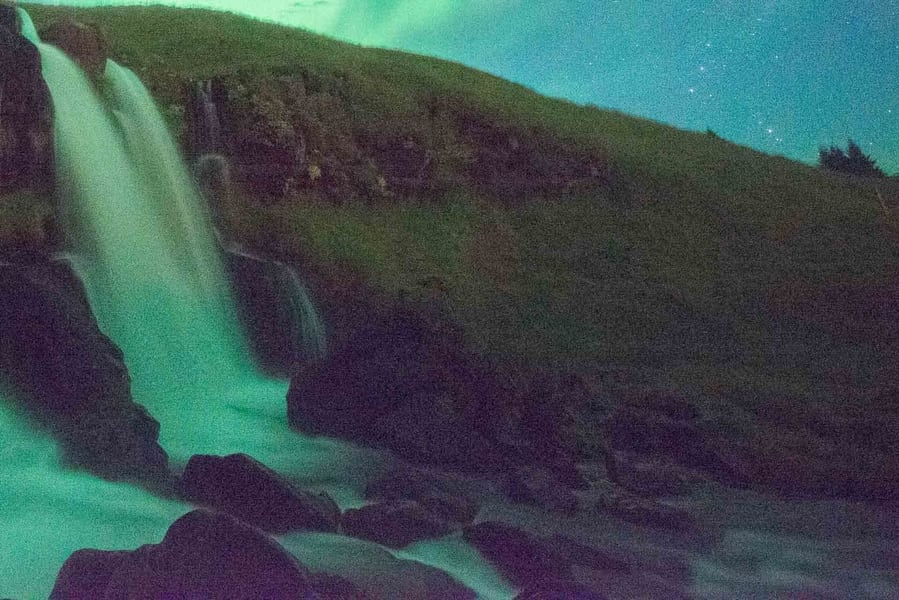
#> input picture exercise/5/original_RGB_image.jpg, 899 x 600 px
$ python '1_avg filter.py'
#> lines starting #> are read from the running program, lines starting #| are printed output that depends on the picture
import cv2
import numpy as np
import matplotlib.pyplot as plt


def mean_filter(image, kernel_size):
    return cv2.blur(image, (kernel_size, kernel_size))


def main():
    # 读取彩色图片
    color_img = cv2.imread('original_RGB_image.jpg')
#> color_img is the input picture: shape (600, 899, 3); mean B, G, R 81.5, 79.7, 61.3

    # 读取灰度图片
    gray_img = cv2.imread('original_grey_image.jpg', cv2.IMREAD_GRAYSCALE)
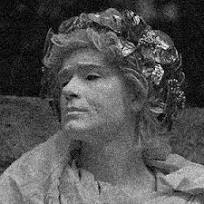
#> input picture exercise/5/original_grey_image.jpg, 204 x 204 px
#> gray_img is the input picture: shape (204, 204); min 0, max 255, mean 81.3

    # 对彩色图片进行3x3和5x5均值滤波
    color_filtered_3x3 = mean_filter(color_img, 3)
    color_filtered_5x5 = mean_filter(color_img, 5)

    # 对灰度图片进行3x3和5x5均值滤波
    gray_filtered_3x3 = mean_filter(gray_img, 3)
#> call 3 of mean_filter, with kernel_size = 3
#> in mean_filter (call 3), `return cv2.blur(image, (kernel_size, kernel_size))`:
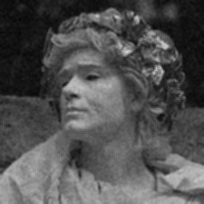
#> returned value: shape (204, 204); min 8, max 211, mean 81.3
    gray_filtered_5x5 = mean_filter(gray_img, 5)

    # 展示和保存彩色图片处理结果
    fig, axes = plt.subplots(2, 2, figsize=(10, 10))

    # 彩色图片对比
    axes[0, 0].imshow(cv2.cvtColor(color_img, cv2.COLOR_BGR2RGB))
    axes[0, 0].set_title('Original Color Image')

    axes[0, 1].imshow(cv2.cvtColor(color_filtered_3x3, cv2.COLOR_BGR2RGB))
    axes[0, 1].set_title('3x3 Mean Filtered Color Image')

    axes[1, 0].imshow(cv2.cvtColor(color_filtered_5x5, cv2.COLOR_BGR2RGB))
    axes[1, 0].set_title('5x5 Mean Filtered Color Image')

    # 禁用灰度图片的坐标轴
    for ax in axes[:, 0]:
        ax.axis('off')

    # 调整布局
    plt.tight_layout()

    # 保存彩色处理结果
    plt.savefig('mean_filtered_color_images_comparison.png')
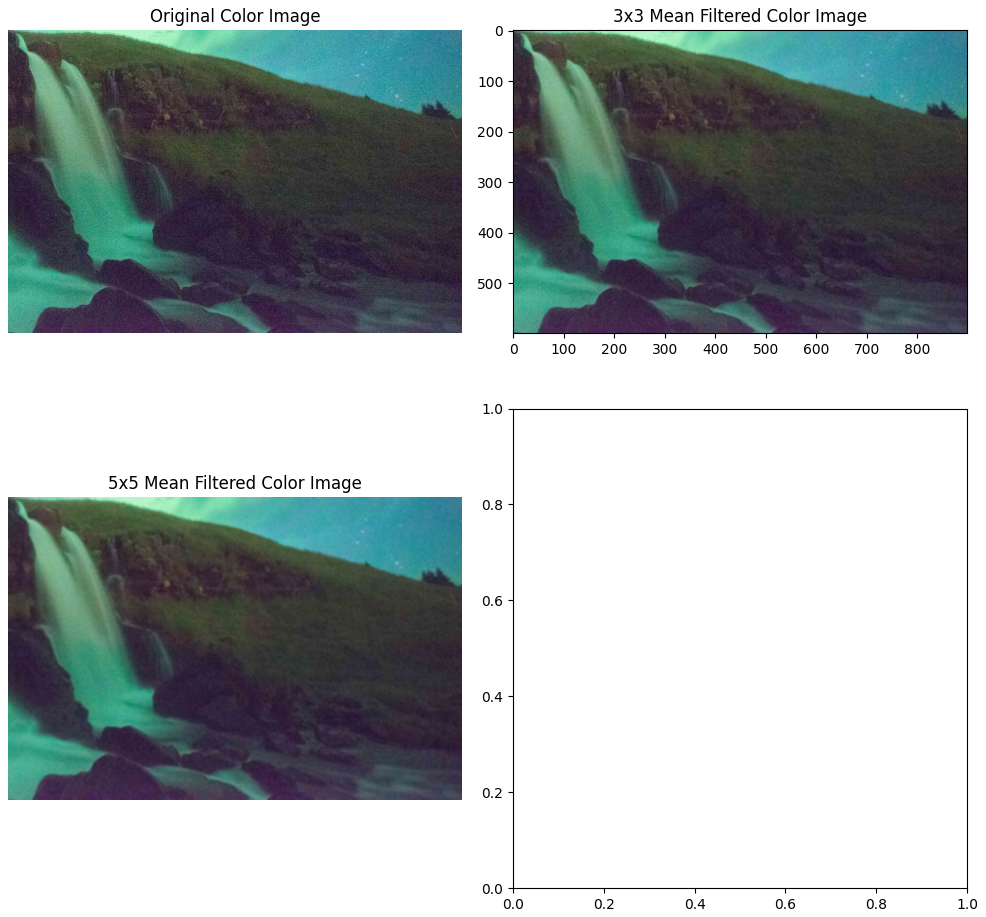
#> figure drawn by matplotlib, 3 panels

    # 展示彩色处理结果
    plt.show()

    # 展示和保存灰度图片处理结果
    fig, axes = plt.subplots(2, 2, figsize=(10, 10))

    # 灰度图片对比
    axes[0, 0].imshow(gray_img, cmap='gray')
    axes[0, 0].set_title('Original Grayscale Image')

    axes[0, 1].imshow(gray_filtered_3x3, cmap='gray')
    axes[0, 1].set_title('3x3 Mean Filtered Grayscale Image')

    axes[1, 0].imshow(gray_filtered_5x5, cmap='gray')
    axes[1, 0].set_title('5x5 Mean Filtered Grayscale Image')

    # 禁用彩色图片的坐标轴
    for ax in axes[:, 0]:
        ax.axis('off')

    # 调整布局
    plt.tight_layout()

    # 保存灰度处理结果
    plt.savefig('mean_filtered_gray_images_comparison.png')
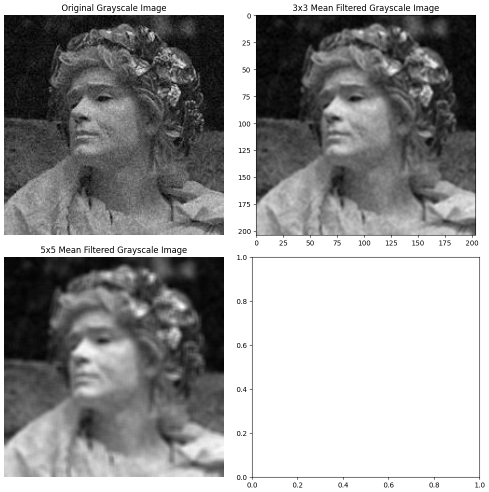
#> figure drawn by matplotlib, 3 panels

    # 展示灰度处理结果
    plt.show()


if __name__ == "__main__":
    main()
